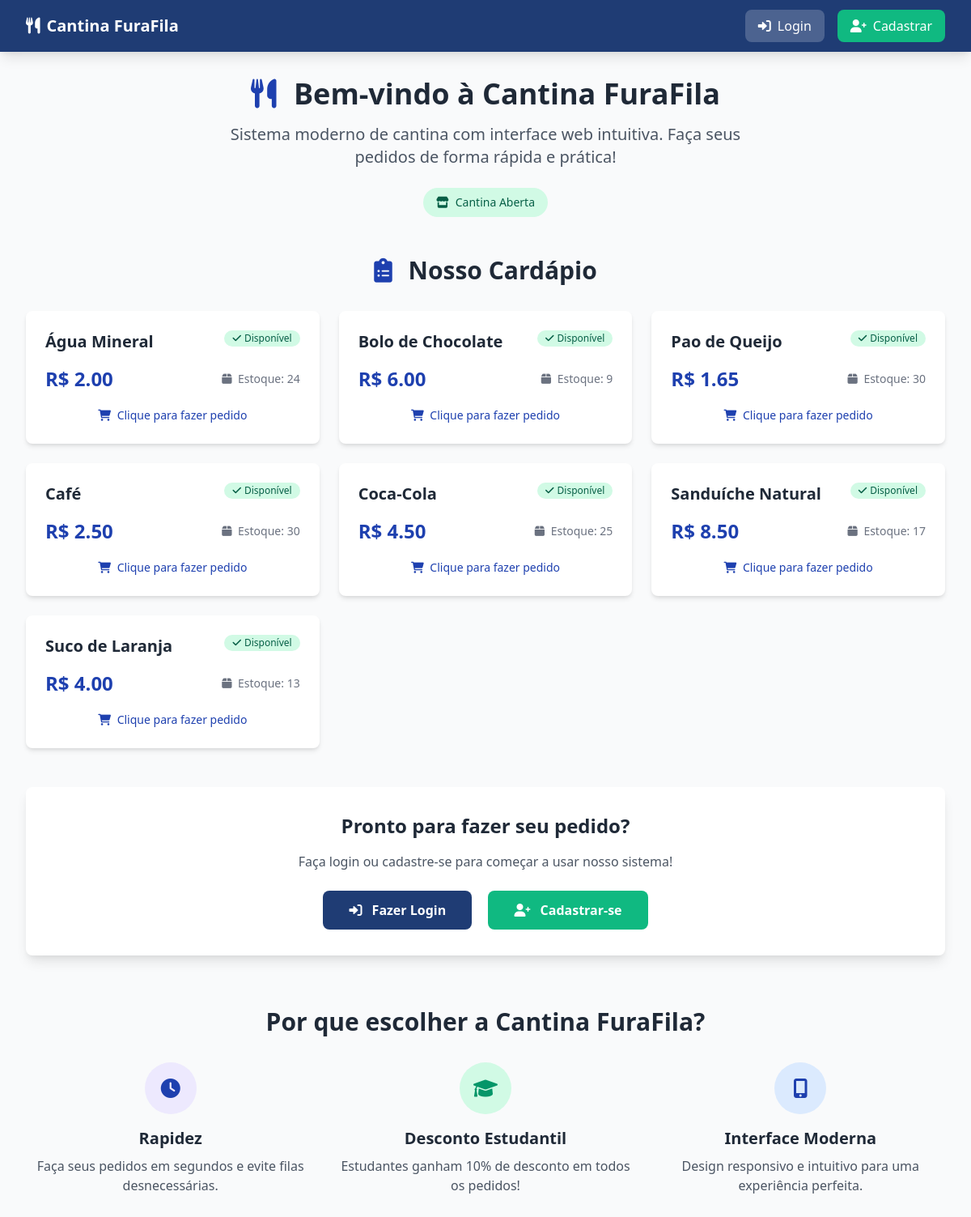
The page / on the database its author committed.
### tables this page shows
CREATE TABLE itens (
                    id INTEGER PRIMARY KEY AUTOINCREMENT,
                    nome TEXT UNIQUE NOT NULL,
                    preco REAL NOT NULL,
                    quantidade INTEGER NOT NULL,
                    ativo BOOLEAN DEFAULT 1,
                    created_at TIMESTAMP DEFAULT CURRENT_TIMESTAMP
                );

### routes/auth_routes.py (the view)
@auth_bp.route('/')
def index():
    cardapio = current_app.cantina.get_cardapio()
    status_cantina = current_app.cantina.get_status()
    return render_template('index.html', cardapio=cardapio, status_cantina=status_cantina)

### database/dao/configuracao_dao.py (called while the page is built)
    def get_configuracao(self, chave):
        try:
            result = self.db_manager.execute_with_retry(
                'SELECT valor FROM configuracoes WHERE chave = ?',
                (chave,),
                fetch_one=True
            )
            return result['valor'] if result else None
        except Exception:
            return None

    def get_status_cantina(self):
        try:
            status = self.get_configuracao('cantina_status')
            return status == 'aberta'
        except Exception:
            return False

### database/dao/item_dao.py (called while the page is built)
    def listar_ativos(self):
        try:
            itens_raw = self.db_manager.execute_with_retry(
                'SELECT * FROM itens WHERE ativo = 1 ORDER BY id',
                fetch_all=True
            )
            return [dict(row) for row in itens_raw]
        except Exception:
            return []

### models/cantina.py (called while the page is built)
    def get_status(self):
        return self.config_dao.get_status_cantina()

    def get_cardapio(self):
        return self.item_dao.listar_ativos()

### templates/index.html (shortened to what this page needs)
{% extends "base.html" %}
{% block content %}
<div class="text-center mb-12">
    <h1 class="text-4xl font-bold text-gray-800 mb-4">
        <i class="fas fa-utensils text-blue-800 mr-3"></i>
        Bem-vindo à Cantina FuraFila
    </h1>
    <p class="text-xl text-gray-600 max-w-2xl mx-auto">
        Sistema moderno de cantina com interface web intuitiva.
        Faça seus pedidos de forma rápida e prática!
    </p>
    <div class="mt-6">
        {% if status_cantina %}
            <span class="inline-flex items-center px-4 py-2 rounded-full text-sm font-medium bg-green-100 text-green-800">
                <i class="fas fa-store mr-2"></i>
                Cantina Aberta
            </span>
        {% else %}
            <span class="inline-flex items-center px-4 py-2 rounded-full text-sm font-medium bg-red-100 text-red-800">
                <i class="fas fa-store-slash mr-2"></i>
                Cantina Fechada
            </span>
        {% endif %}
    </div>
</div>
<div class="mb-12">
    <h2 class="text-3xl font-bold text-gray-800 mb-8 text-center">
        <i class="fas fa-clipboard-list text-blue-800 mr-3"></i>
        Nosso Cardápio
    </h2>
    {% if cardapio %}
        <div class="grid grid-cols-1 md:grid-cols-2 lg:grid-cols-3 gap-6">
            {% for item in cardapio %}
                <div class="bg-white rounded-lg shadow-md card-hover p-6 cursor-pointer" onclick="redirectToOrder()">
                    <div class="flex justify-between items-start mb-4">
                        <h3 class="text-xl font-semibold text-gray-800">{{ item.nome }}</h3>
                        {% if item.quantidade > 0 %}
                            <span class="bg-green-100 text-green-800 text-xs font-medium px-2.5 py-0.5 rounded-full">
                                <i class="fas fa-check mr-1"></i>Disponível
                            </span>
                        {% else %}
                            <span class="bg-red-100 text-red-800 text-xs font-medium px-2.5 py-0.5 rounded-full">
                                <i class="fas fa-times mr-1"></i>Esgotado
                            </span>
                        {% endif %}
                    </div>
                    <div class="flex justify-between items-center">
                        <span class="text-2xl font-bold text-blue-800">
                            R$ {{ "%.2f"|format(item.preco) }}
                        </span>
                        <span class="text-sm text-gray-500">
                            <i class="fas fa-box mr-1"></i>
                            Estoque: {{ item.quantidade }}
                        </span>
                    </div>
                    <div class="mt-4 text-center">
                        <span class="text-sm text-blue-800 font-medium">
                            <i class="fas fa-shopping-cart mr-1"></i>
                            Clique para fazer pedido
                        </span>
                    </div>
                </div>
            {% endfor %}
        </div>
    {% else %}
        <div class="text-center py-12">
            <i class="fas fa-utensils text-gray-400 text-6xl mb-4"></i>
            <p class="text-xl text-gray-500">Cardápio em breve...</p>
        </div>
    {% endif %}
</div>
{% if not session.user_id %}
    <div class="bg-white rounded-lg shadow-lg p-8 text-center">
        <h3 class="text-2xl font-bold text-gray-800 mb-4">
            Pronto para fazer seu pedido?
        </h3>
        <p class="text-gray-600 mb-6">
            Faça login ou cadastre-se para começar a usar nosso sistema!
        </p>
        <div class="space-x-4">
            <a href="{{ url_for('auth.login') }}" class="btn-primary text-white px-8 py-3 rounded-lg font-semibold inline-block">
                <i class="fas fa-sign-in-alt mr-2"></i>
                Fazer Login
            </a>
            <a href="{{ url_for('auth.cadastro') }}" class="bg-green-500 hover:bg-green-600 text-white px-8 py-3 rounded-lg font-semibold inline-block transition-colors">
                <i class="fas fa-user-plus mr-2"></i>
                Cadastrar-se
            </a>
        </div>
    </div>
{% endif %}
<div class="mt-16">
    <h2 class="text-3xl font-bold text-gray-800 mb-8 text-center">
        Por que escolher a Cantina FuraFila?
    </h2>
    <div class="grid grid-cols-1 md:grid-cols-3 gap-8">
        <div class="text-center">
            <div class="bg-purple-100 w-16 h-16 rounded-full flex items-center justify-center mx-auto mb-4">
                <i class="fas fa-clock text-blue-800 text-2xl"></i>
            </div>
            <h3 class="text-xl font-semibold text-gray-800 mb-2">Rapidez</h3>
            <p class="text-gray-600">Faça seus pedidos em segundos e evite filas desnecessárias.</p>
        </div>
        <div class="text-center">
            <div class="bg-green-100 w-16 h-16 rounded-full flex items-center justify-center mx-auto mb-4">
                <i class="fas fa-graduation-cap text-green-600 text-2xl"></i>
            </div>
            <h3 class="text-xl font-semibold text-gray-800 mb-2">Desconto Estudantil</h3>
            <p class="text-gray-600">Estudantes ganham 10% de desconto em todos os pedidos!</p>
        </div>
        <div class="text-center">
            <div class="bg-blue-100 w-16 h-16 rounded-full flex items-center justify-center mx-auto mb-4">
                <i class="fas fa-mobile-alt text-blue-800 text-2xl"></i>
            </div>
            <h3 class="text-xl font-semibold text-gray-800 mb-2">Interface Moderna</h3>
            <p class="text-gray-600">Design responsivo e intuitivo para uma experiência perfeita.</p>
        </div>
    </div>
</div>
{% endblock %}

### templates/base.html (shortened to what this page needs)
<!DOCTYPE html>
<html lang="pt-BR">
<head>
    <link href="https://cdn.jsdelivr.net/npm/tailwindcss@2.2.19/dist/tailwind.min.css" rel="stylesheet">
    <link href="https://cdnjs.cloudflare.com/ajax/libs/font-awesome/6.0.0/css/all.min.css" rel="stylesheet">
</head>
<body class="bg-gray-50 min-h-screen">
    <nav class="gradient-bg shadow-lg">
        <div class="max-w-7xl mx-auto px-4 sm:px-6 lg:px-8">
            <div class="flex justify-between h-16">
                <div class="flex items-center">
                    <a href="{{ url_for('auth.index') }}" class="flex items-center space-x-2 text-white font-bold text-xl">
                        <i class="fas fa-utensils"></i>
                        <span>Cantina FuraFila</span>
                    </a>
                </div>
                <div class="flex items-center space-x-4">
                    {% if session.user_id %}
                        <div class="flex items-center space-x-2 text-white">
                            <i class="fas fa-user-circle"></i>
                            <span>{{ session.user_name }}</span>
                        </div>
                        <a href="{{ url_for('auth.logout') }}" class="bg-red-500 hover:bg-red-600 text-white px-4 py-2 rounded-lg transition-colors">
                            <i class="fas fa-sign-out-alt mr-2"></i>Sair
                        </a>
                    {% else %}
                        <a href="{{ url_for('auth.login') }}" class="bg-white bg-opacity-20 hover:bg-opacity-30 text-white px-4 py-2 rounded-lg transition-colors">
                            <i class="fas fa-sign-in-alt mr-2"></i>Login
                        </a>
                        <a href="{{ url_for('auth.cadastro') }}" class="bg-green-500 hover:bg-green-600 text-white px-4 py-2 rounded-lg transition-colors">
                            <i class="fas fa-user-plus mr-2"></i>Cadastrar
                        </a>
                    {% endif %}
                </div>
            </div>
        </div>
    </nav>
    <main class="max-w-7xl mx-auto px-4 sm:px-6 lg:px-8 py-8">
        {% block content %}{% endblock %}
    </main>
</body>
</html>

### templates/base.html (style rules this page uses)
.gradient-bg { background-color : #1F3C74; }
.card-hover { transition: all 0.3s ease; }
.btn-primary { background-color : #1F3C74; transition: all 0.3s ease; }

### rows shown on the page
itens: nome "Água Mineral", shows "Disponível", preco "2.00", quantidade "24"
itens: nome "Bolo de Chocolate", shows "Disponível", preco "6.00", quantidade "9"
itens: nome "Pao de Queijo", shows "Disponível", preco "1.65", quantidade "30"
itens: nome "Café", shows "Disponível", preco "2.50", quantidade "30"
itens: nome "Coca-Cola", shows "Disponível", preco "4.50", quantidade "25"
itens: nome "Sanduíche Natural", shows "Disponível", preco "8.50", quantidade "17"
itens: nome "Suco de Laranja", shows "Disponível", preco "4.00", quantidade "13"
